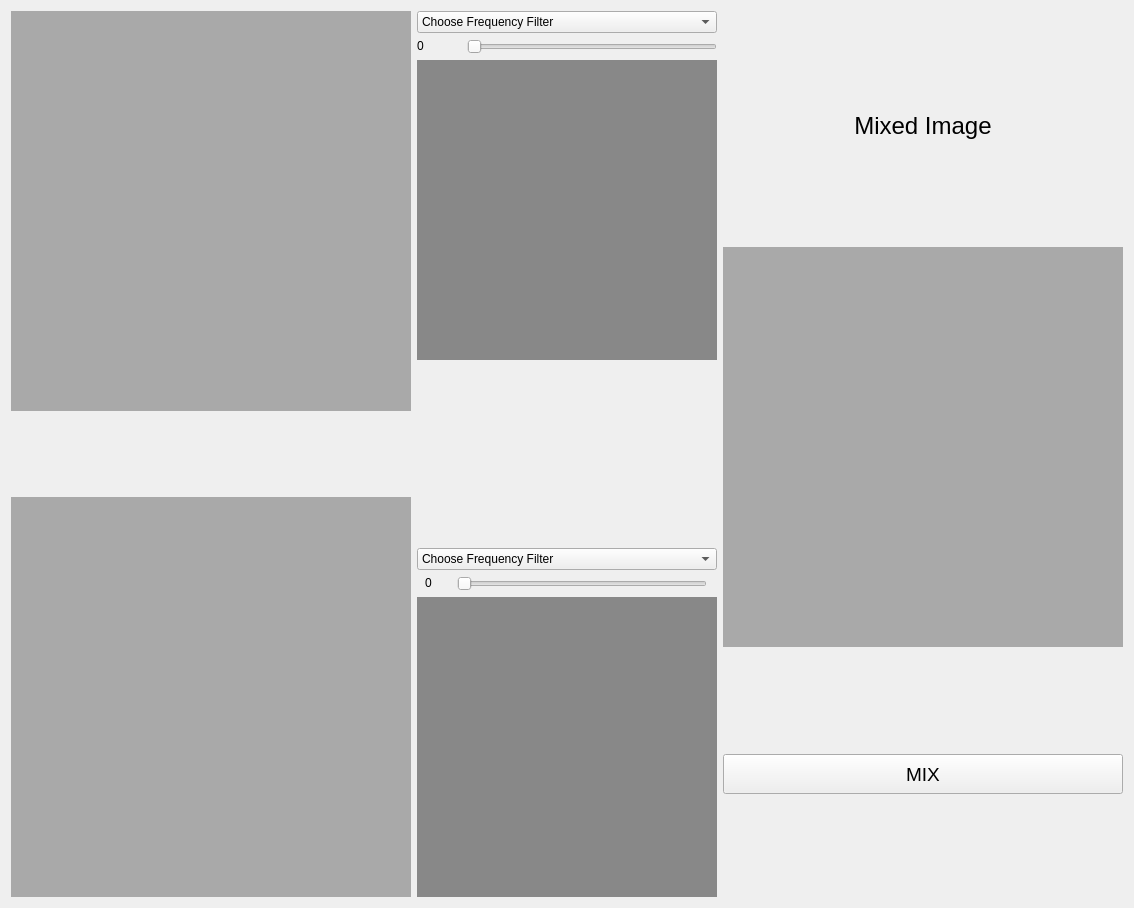
      <widget class="QWidget" name="tab_3">
       <attribute name="title">
        <string>Hybrid Images</string>
       </attribute>
       <layout class="QHBoxLayout" name="horizontalLayout_10">
        <item>
         <layout class="QVBoxLayout" name="verticalLayout_15">
          <item>
           <widget class="QLabel" name="label_mix_1">
            <property name="sizePolicy">
             <sizepolicy hsizetype="Fixed" vsizetype="Fixed">
              <horstretch>0</horstretch>
              <verstretch>0</verstretch>
             </sizepolicy>
            </property>
            <property name="minimumSize">
             <size>
              <width>400</width>
              <height>400</height>
             </size>
            </property>
            <property name="styleSheet">
             <string notr="true">background-color: darkgray;

</string>
            </property>
            <property name="text">
             <string/>
            </property>
           </widget>
          </item>
          <item>
           <spacer name="verticalSpacer_3">
            <property name="orientation">
             <enum>Qt::Vertical</enum>
            </property>
            <property name="sizeHint" stdset="0">
             <size>
              <width>20</width>
              <height>40</height>
             </size>
            </property>
           </spacer>
          </item>
          <item>
           <spacer name="verticalSpacer_4">
            <property name="orientation">
             <enum>Qt::Vertical</enum>
            </property>
            <property name="sizeHint" stdset="0">
             <size>
              <width>20</width>
              <height>40</height>
             </size>
            </property>
           </spacer>
          </item>
          <item>
           <widget class="QLabel" name="label_mix_2">
            <property name="sizePolicy">
             <sizepolicy hsizetype="Fixed" vsizetype="Fixed">
              <horstretch>0</horstretch>
              <verstretch>0</verstretch>
             </sizepolicy>
            </property>
            <property name="minimumSize">
             <size>
              <width>400</width>
              <height>400</height>
             </size>
            </property>
            <property name="styleSheet">
             <string notr="true">background-color: darkgray;

</string>
            </property>
            <property name="text">
             <string/>
            </property>
           </widget>
          </item>
         </layout>
        </item>
        <item>
         <layout class="QVBoxLayout" name="verticalLayout_14">
          <item>
           <layout class="QVBoxLayout" name="verticalLayout_8">
            <item>
             <layout class="QVBoxLayout" name="verticalLayout_5">
              <item>
               <widget class="QComboBox" name="mix1_combo_box">
                <property name="sizePolicy">
                 <sizepolicy hsizetype="Fixed" vsizetype="Fixed">
                  <horstretch>0</horstretch>
                  <verstretch>0</verstretch>
                 </sizepolicy>
                </property>
                <property name="minimumSize">
                 <size>
                  <width>300</width>
                  <height>0</height>
                 </size>
                </property>
                <item>
                 <property name="text">
                  <string>Choose Frequency Filter</string>
                 </property>
                </item>
                <item>
                 <property name="text">
                  <string>Low Pass Filter</string>
                 </property>
                </item>
                <item>
                 <property name="text">
                  <string>High Pass Filter</string>
                 </property>
                </item>
               </widget>
              </item>
              <item>
               <layout class="QHBoxLayout" name="horizontalLayout_5">
                <item alignment="Qt::AlignLeft">
                 <widget class="QLabel" name="mix1_lbl">
                  <property name="sizePolicy">
                   <sizepolicy hsizetype="Fixed" vsizetype="Fixed">
                    <horstretch>0</horstretch>
                    <verstretch>0</verstretch>
                   </sizepolicy>
                  </property>
                  <property name="minimumSize">
                   <size>
                    <width>18</width>
                    <height>0</height>
                   </size>
                  </property>
                  <property name="text">
                   <string>0</string>
                  </property>
                 </widget>
                </item>
                <item>
                 <widget class="QSlider" name="mix1_slider">
                  <property name="sizePolicy">
                   <sizepolicy hsizetype="Fixed" vsizetype="Fixed">
                    <horstretch>0</horstretch>
                    <verstretch>0</verstretch>
                   </sizepolicy>
                  </property>
                  <property name="minimumSize">
                   <size>
                    <width>250</width>
                    <height>0</height>
                   </size>
                  </property>
                  <property name="orientation">
                   <enum>Qt::Horizontal</enum>
                  </property>
                 </widget>
                </item>
               </layout>
              </item>
             </layout>
            </item>
            <item>
             <widget class="QLabel" name="mix1_label">
              <property name="sizePolicy">
               <sizepolicy hsizetype="Fixed" vsizetype="Fixed">
                <horstretch>0</horstretch>
                <verstretch>0</verstretch>
               </sizepolicy>
              </property>
              <property name="minimumSize">
               <size>
                <width>300</width>
                <height>300</height>
               </size>
              </property>
              <property name="styleSheet">
               <string notr="true">background-color: rgb(136, 136, 136);</string>
              </property>
              <property name="text">
               <string/>
              </property>
             </widget>
            </item>
           </layout>
          </item>
          <item>
           <spacer name="verticalSpacer_2">
            <property name="orientation">
             <enum>Qt::Vertical</enum>
            </property>
            <property name="sizeHint" stdset="0">
             <size>
              <width>20</width>
              <height>40</height>
             </size>
            </property>
           </spacer>
          </item>
          <item>
           <layout class="QVBoxLayout" name="verticalLayout_13">
            <item>
             <layout class="QVBoxLayout" name="verticalLayout_2">
              <item>
               <widget class="QComboBox" name="mix2_combo_box">
                <property name="sizePolicy">
                 <sizepolicy hsizetype="Fixed" vsizetype="Fixed">
                  <horstretch>0</horstretch>
                  <verstretch>0</verstretch>
                 </sizepolicy>
                </property>
                <property name="minimumSize">
                 <size>
                  <width>300</width>
                  <height>0</height>
                 </size>
                </property>
                <item>
                 <property name="text">
                  <string>Choose Frequency Filter</string>
                 </property>
                </item>
                <item>
                 <property name="text">
                  <string>Low Pass Filter</string>
                 </property>
                </item>
                <item>
                 <property name="text">
                  <string>High Pass Filter</string>
                 </property>
                </item>
               </widget>
              </item>
              <item>
               <layout class="QHBoxLayout" name="horizontalLayout_9">
                <item>
                 <widget class="QLabel" name="mix2_lbl">
                  <property name="sizePolicy">
                   <sizepolicy hsizetype="Fixed" vsizetype="Fixed">
                    <horstretch>0</horstretch>
                    <verstretch>0</verstretch>
                   </sizepolicy>
                  </property>
                  <property name="minimumSize">
                   <size>
                    <width>18</width>
                    <height>0</height>
                   </size>
                  </property>
                  <property name="text">
                   <string>0</string>
                  </property>
                 </widget>
                </item>
                <item>
                 <widget class="QSlider" name="mix2_slider">
                  <property name="sizePolicy">
                   <sizepolicy hsizetype="Fixed" vsizetype="Fixed">
                    <horstretch>0</horstretch>
                    <verstretch>0</verstretch>
                   </sizepolicy>
                  </property>
                  <property name="minimumSize">
                   <size>
                    <width>250</width>
                    <height>0</height>
                   </size>
                  </property>
                  <property name="orientation">
                   <enum>Qt::Horizontal</enum>
                  </property>
                 </widget>
                </item>
               </layout>
              </item>
             </layout>
            </item>
            <item>
             <widget class="QLabel" name="mix2_label">
              <property name="sizePolicy">
               <sizepolicy hsizetype="Fixed" vsizetype="Fixed">
                <horstretch>0</horstretch>
                <verstretch>0</verstretch>
               </sizepolicy>
              </property>
              <property name="minimumSize">
               <size>
                <width>300</width>
                <height>300</height>
               </size>
              </property>
              <property name="styleSheet">
               <string notr="true">background-color: rgb(136, 136, 136);</string>
              </property>
              <property name="text">
               <string/>
              </property>
             </widget>
            </item>
           </layout>
          </item>
         </layout>
        </item>
        <item>
         <layout class="QVBoxLayout" name="verticalLayout_12">
          <item>
           <widget class="QLabel" name="label_2">
            <property name="sizePolicy">
             <sizepolicy hsizetype="Fixed" vsizetype="Fixed">
              <horstretch>0</horstretch>
              <verstretch>0</verstretch>
             </sizepolicy>
            </property>
            <property name="minimumSize">
             <size>
              <width>400</width>
              <height>0</height>
             </size>
            </property>
            <property name="font">
             <font>
              <pointsize>18</pointsize>
             </font>
            </property>
            <property name="text">
             <string>Mixed Image</string>
            </property>
            <property name="alignment">
             <set>Qt::AlignCenter</set>
            </property>
           </widget>
          </item>
          <item>
           <widget class="QLabel" name="mixed_label">
            <property name="sizePolicy">
             <sizepolicy hsizetype="Fixed" vsizetype="Fixed">
              <horstretch>0</horstretch>
              <verstretch>0</verstretch>
             </sizepolicy>
            </property>
            <property name="minimumSize">
             <size>
              <width>400</width>
              <height>400</height>
             </size>
            </property>
            <property name="styleSheet">
             <string notr="true">background-color: darkgray;

</string>
            </property>
            <property name="text">
             <string/>
            </property>
           </widget>
          </item>
          <item>
           <widget class="QPushButton" name="MIX_btn">
            <property name="sizePolicy">
             <sizepolicy hsizetype="Fixed" vsizetype="Fixed">
              <horstretch>0</horstretch>
              <verstretch>0</verstretch>
             </sizepolicy>
            </property>
            <property name="minimumSize">
             <size>
              <width>400</width>
              <height>40</height>
             </size>
            </property>
            <property name="font">
             <font>
              <pointsize>14</pointsize>
             </font>
            </property>
            <property name="text">
             <string>MIX</string>
            </property>
           </widget>
          </item>
         </layout>
        </item>
       </layout>
      </widget>
